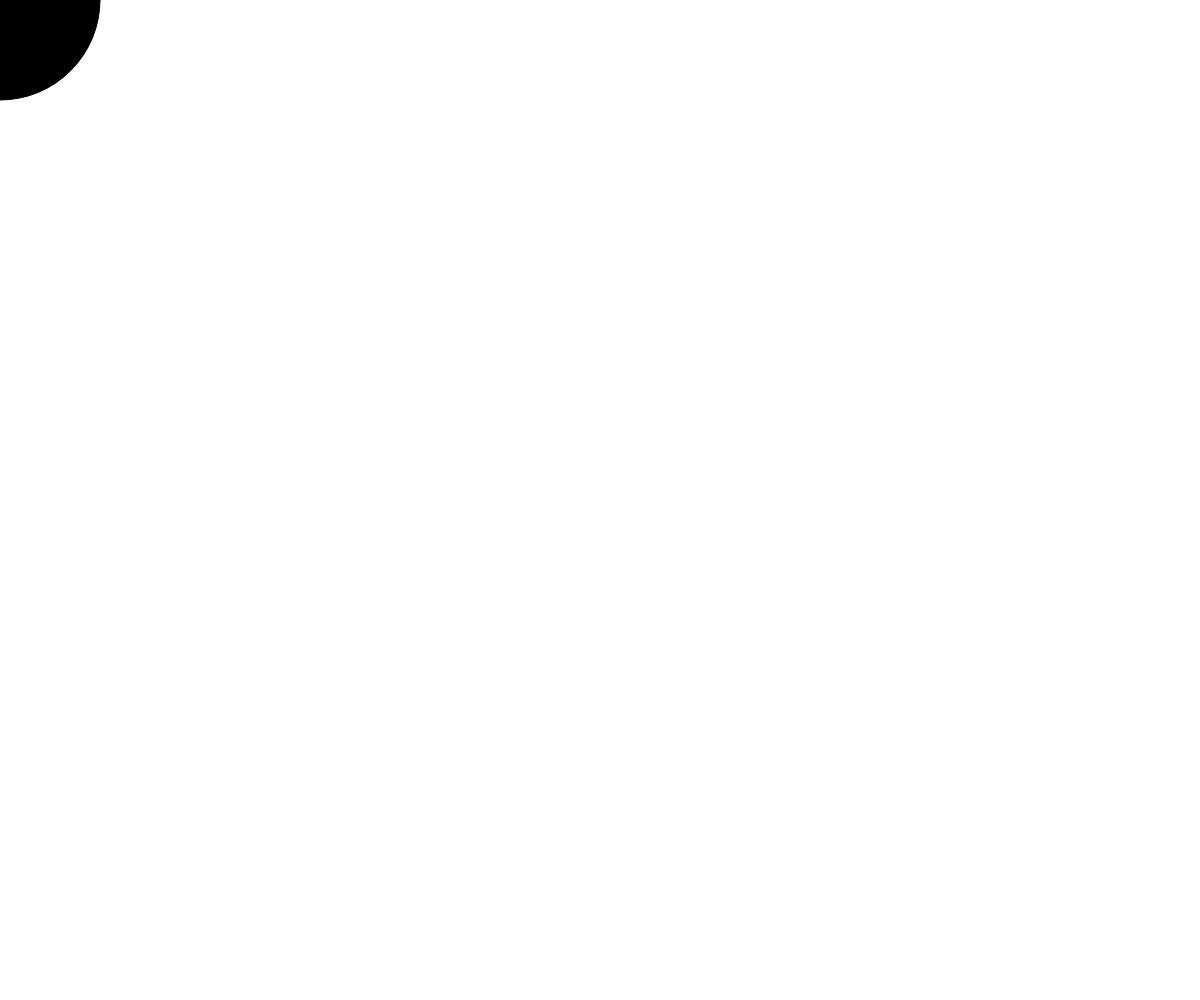
Frame 1 (no input)
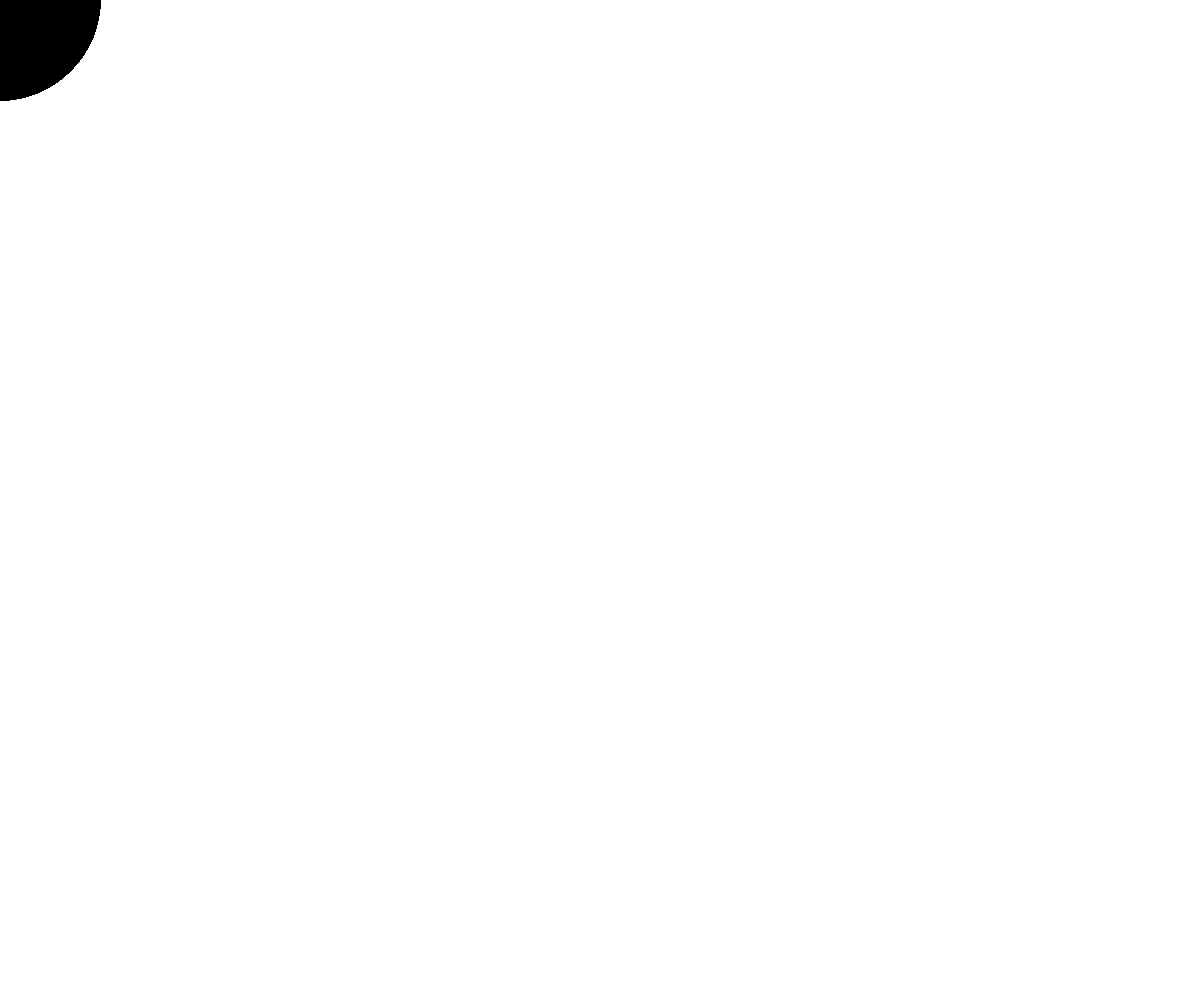
Frame 60 (no input)
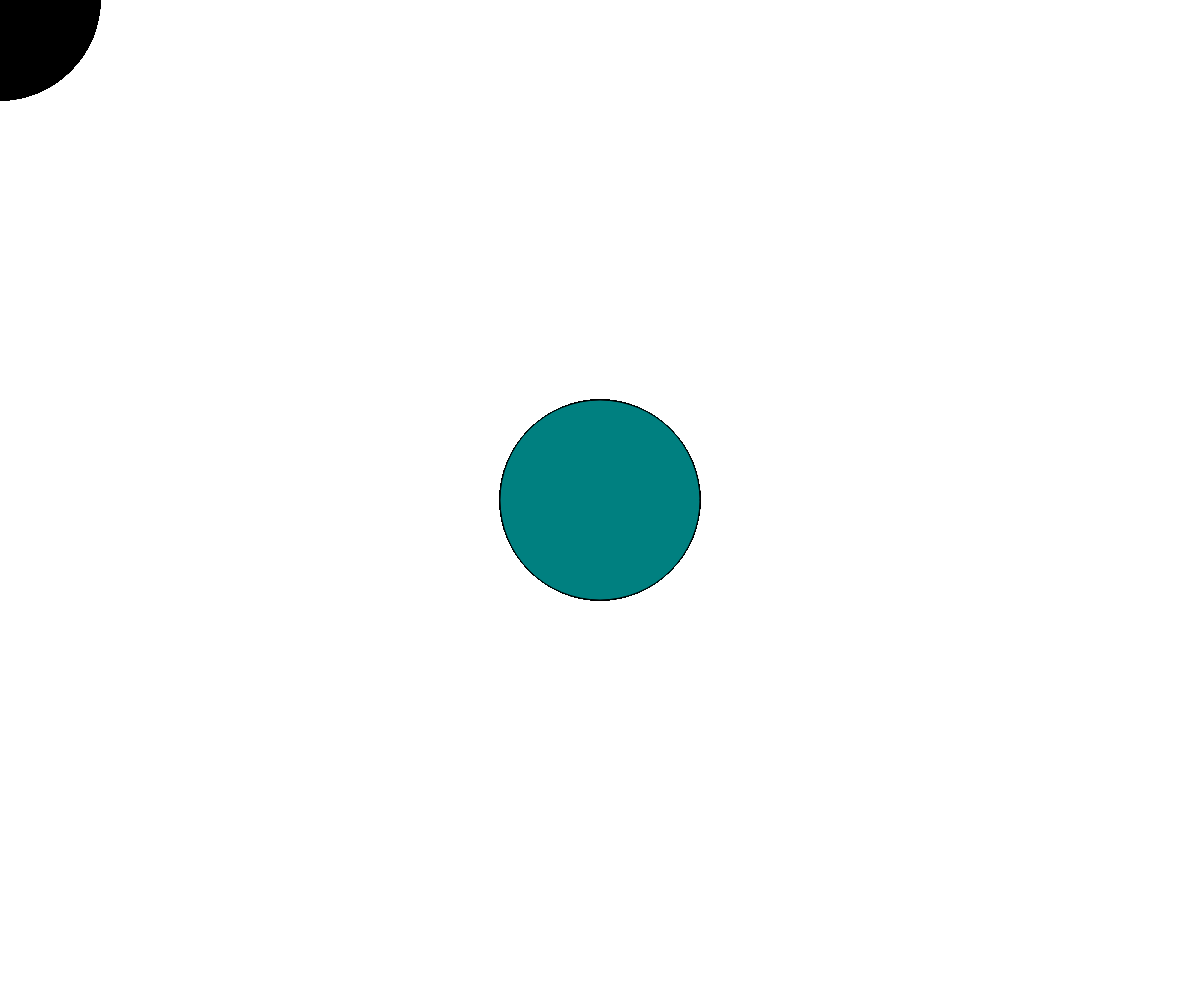
Frame 120 (the mouse pressed at the canvas centre since frame 60)

The p5.js sketch that drew these frames (run headless with seeded random() and noise() and a simulated clock; from frame 60 on, the mouse is pressed at the canvas centre):

// p5.js sketch
// ── sketch.js
function setup() {
  // 畫布大小為全螢幕
  createCanvas(windowWidth, windowHeight);
  // 設定顏色模式為HSB
  colorMode(HSB);
  // 設定背景色
  background(220);
}

function draw() {
  // 根據滑鼠的 X 位置設定色相
  let hue = map(mouseX, 0, width, 0, 360);
  
  // 根據滑鼠的 Y 位置設定亮度
  let brightness = map(mouseY, 0, height, 0, 100);
  
  // 設定填充色 (HSB格式)
  fill(hue, 100, brightness);
  
  // 畫圓，圓的寬高為200px，位置隨滑鼠移動
  ellipse(mouseX, mouseY, 200, 200);
}
